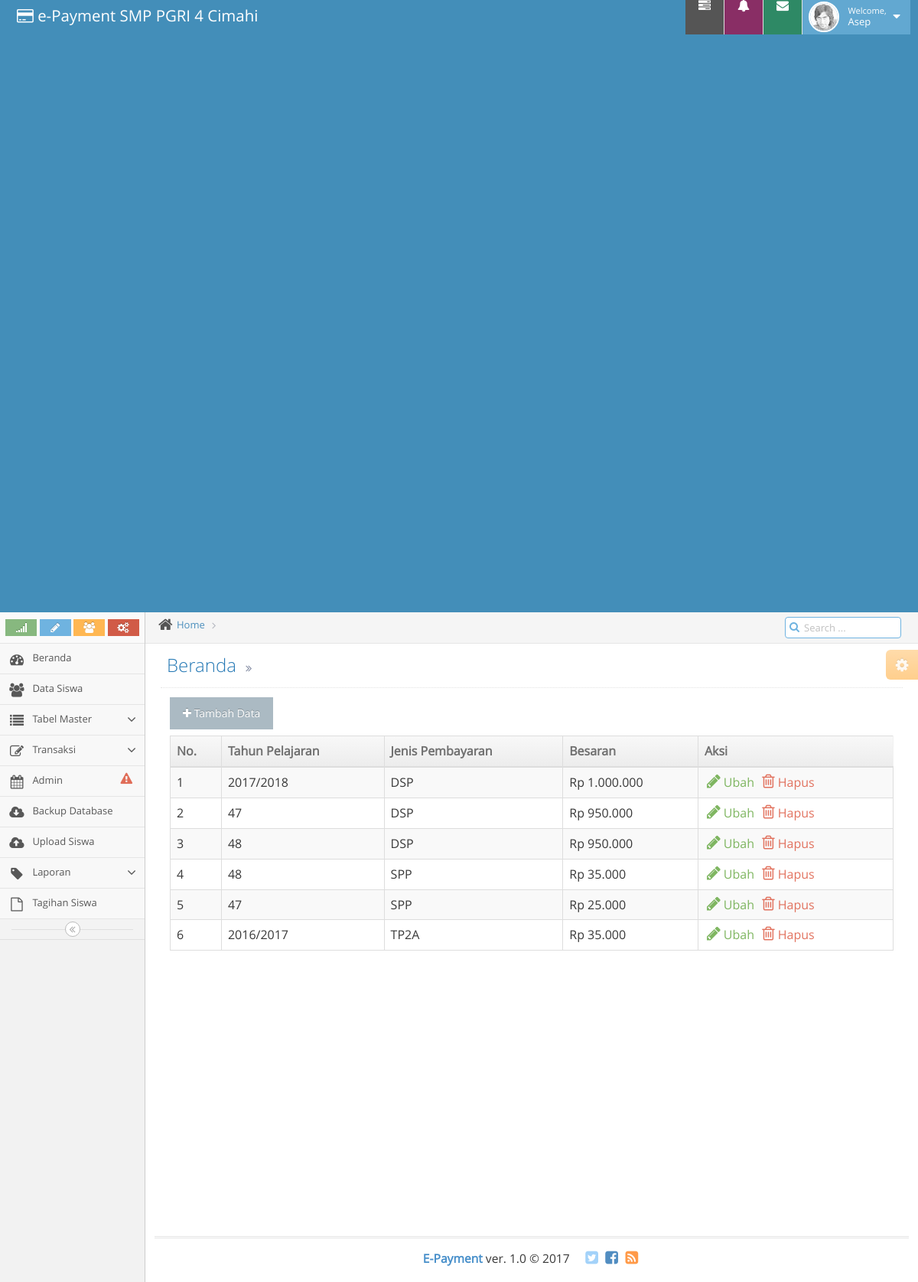
Screenshot of /?page=view_bayar with the database file from the repository.
### tables this page shows
CREATE TABLE `bayar` (
  `id_bayar` int(15) NOT NULL,
  `jenis_tagihan` varchar(15) NOT NULL,
  `th_ajaran_masuk` varchar(15) NOT NULL,
  `jumlah` int(11) NOT NULL
);

### fungsi/model.php (called while the page is built, shortened)
<?php
class CRUD {
public $mysqli;
	public function __construct(){
		$this->mysqli = new mysqli(HOST,USER,PASS,DB);
	}
		public function select($table, $where = null, $order = null){
			$sql = "SELECT * FROM $table";
			$select = $this->mysqli->query("$sql") or die($this->mysqli->error);
			return $select;
		}
}
$exe= new CRUD();

### fungsi/format_all.php (called while the page is built, shortened)
<?php
class Format {
    function uang($number)
    {
        return 'Rp '.number_format($number,0,',','.');
    }
}
$format=new Format();

### modul/modul_bayar/view_bayar.php (the view, shortened to what this page needs)
<div class="col-xs-12">
	<a href="?page=form_bayar" class="btn"><i class="fa fa-plus"></i> Tambah Data</a>
</div>
<div class="row"></div>
<div class="clearfix">
</div>
<div class="col-xs-12">
	<div class="table-responsive">
		<table id="dynamic-table" class="table table-striped table-bordered table-hover dua-kolom">
			<thead>
				<tr>
					<th class="no-table">No.</th>
					<th>Tahun Pelajaran</th>
					<th>Jenis Pembayaran</th>
						<th>Besaran </th>
					<th>Aksi</th>
				</tr>
			</thead>
			<tbody>
				<?php
					$no = 1;
					$query = $exe->select("bayar","","");
					if ($query->num_rows > 0 ) {
						foreach ($query as $data) {
						$duit=$format->uang($data['jumlah']);
							echo "
								<tr>
									<td>$no</td>
									<td>$data[th_ajaran_masuk]</td>
									<td>
									<span class=''>$data[jenis_tagihan]</span>
									</td>
										<td>
									<span class=''>$duit</span>
									</td>
									";
								?>
									<td>
									<div class="action-buttons">
										<a href="?page=edit_bayar&id=<?php echo $data['id_bayar']; ?>&act=edit" class="green"><i class="ace-icon fa fa-pencil bigger-130"></i> Ubah</a>
										<a href="?page=edit_bayar&id=<?php echo $data['id_bayar']; ?>&act=hapus" class="red konfirmasi"><i class="ace-icon fa fa-trash-o bigger-130"></i> Hapus</a>
									</div>
									</td>
								</tr>
								<?php
							$no++;
						}
					} else {
						echo "<div class='alert alert-warning center'><i class='fa fa-warning'></i> Tidak Ditemukan Data</div>";
					}
				?>
			</tbody>
		</table>
	</div>
</div>

### index.php (shortened to what this page needs)
<?php
require "fungsi/model.php";
require "menu.active.php";
include "fungsi/format_all.php";
?>
<!DOCTYPE html>
<html lang="en">
	<head>
		<link rel="stylesheet" href="assets/css/bootstrap.min.css" />
		<link rel="stylesheet" href="assets/font-awesome/4.2.0/css/font-awesome.min.css" />
		<link rel="stylesheet" href="assets/css/ace.min.css" class="ace-main-stylesheet" id="main-ace-style" />
<link rel="stylesheet" href="assets/css/custom.css"/>
	</head>
	<body class="no-skin">
		<div id="navbar" class="navbar navbar-default">
			<div class="navbar-container" id="navbar-container">
				<div class="navbar-header pull-left">
					<a href="index.html" class="navbar-brand">
						<small>
							<i class="fa fa-credit-card"></i>
							e-Payment SMP PGRI 4 Cimahi
						</small>
					</a>
				</div>
				<div class="navbar-buttons navbar-header pull-right" role="navigation">
					<ul class="nav ace-nav">
						<li class="grey">
							<a data-toggle="dropdown" class="dropdown-toggle" href="#">
								<i class="ace-icon fa fa-tasks"></i>
							</a>
						</li>
						<li class="purple">
							<a data-toggle="dropdown" class="dropdown-toggle" href="#">
								<i class="ace-icon fa fa-bell icon-animated-bell"></i>
							</a>
						</li>
						<li class="green">
							<a data-toggle="dropdown" class="dropdown-toggle" href="#">
								<i class="ace-icon fa fa-envelope icon-animated-vertical"></i>
							</a>
						</li>
						<li class="light-blue">
							<a data-toggle="dropdown" href="#" class="dropdown-toggle">
								<img class="nav-user-photo" src="assets/avatars/user.jpg" alt="Jason's Photo" />
								<span class="user-info">
									<small>Welcome,</small>
									Asep
								</span>
								<i class="ace-icon fa fa-caret-down"></i>
							</a>
						</li>
					</ul>
				</div>
			</div>
		</div>
		<div class="main-container" id="main-container">
			<div id="sidebar" class="sidebar                  responsive">
				<div class="sidebar-shortcuts" id="sidebar-shortcuts">
					<div class="sidebar-shortcuts-large" id="sidebar-shortcuts-large">
						<button class="btn btn-success">
							<i class="ace-icon fa fa-signal"></i>
						</button>
						<button class="btn btn-info">
							<i class="ace-icon fa fa-pencil"></i>
						</button>
						<button class="btn btn-warning">
							<i class="ace-icon fa fa-users"></i>
						</button>
						<button class="btn btn-danger">
							<i class="ace-icon fa fa-cogs"></i>
						</button>
					</div>
				</div>
				<ul class="nav nav-list">
					<li class="">
						<a href="index.html">
							<i class="menu-icon fa fa-tachometer"></i>
							<span class="menu-text"> Beranda</span>
						</a>
					</li>
					<li class="<?php echo $siswa; ?> hover">
						<a href="index.php?page=siswa" >
							<i class="menu-icon fa fa-group"></i>
							<span class="menu-text">
								Data Siswa
							</span>
						</a>
					</li>
					<li class="">
						<a href="" class="dropdown-toggle">
							<i class="menu-icon fa fa-list"></i>
							<span class="menu-text"> Tabel Master </span>
							<b class="arrow fa fa-angle-down"></b>
						</a>
					</li>
					<li class="">
						<a href="" class="dropdown-toggle">
							<i class="menu-icon fa fa-pencil-square-o"></i>
							<span class="menu-text"> Transaksi </span>
							<b class="arrow fa fa-angle-down"></b>
						</a>
					</li>
					<li class="<?php echo $admin; ?> hover">
						<a href="index.php?page=admin">
							<i class="menu-icon fa fa-calendar"></i>
							<span class="menu-text">
								Admin
								<span class="badge badge-transparent tooltip-error" title="Ganti Administrator">
									<i class="ace-icon fa fa-exclamation-triangle red bigger-130"></i>
								</span>
							</span>
						</a>
					</li>
					<li class="">
						<a href="gallery.html">
							<i class="menu-icon fa  fa-cloud-download"></i>
							<span class="menu-text"> Backup Database </span>
						</a>
					</li>
					<li class="">
						<a href="gallery.html">
							<i class="menu-icon fa  fa-cloud-upload"></i>
							<span class="menu-text"> Upload Siswa </span>
						</a>
					</li>
					<li class="">
						<a href="#" class="dropdown-toggle">
							<i class="menu-icon fa fa-tag"></i>
							<span class="menu-text"> Laporan </span>
							<b class="arrow fa fa-angle-down"></b>
						</a>
					</li>
					<li class="">
						<a href="#" class="dropdown-toggle">
							<i class="menu-icon fa fa-file-o"></i>
							<span class="menu-text">
								Tagihan Siswa
							</span>
						</a>
					</li>
				</ul>
				<div class="sidebar-toggle sidebar-collapse" id="sidebar-collapse">
					<i class="ace-icon fa fa-angle-double-left" data-icon1="ace-icon fa fa-angle-double-left" data-icon2="ace-icon fa fa-angle-double-right"></i>
				</div>
			</div>
			<div class="main-content">
				<div class="main-content-inner">
					<div class="breadcrumbs" id="breadcrumbs">
						<ul class="breadcrumb">
							<li>
								<i class="ace-icon fa fa-home home-icon"></i>
								<a href="#">Home</a>
							</li>
							<li class="active"></li>
						</ul>
						<div class="nav-search" id="nav-search">
							<form class="form-search">
								<span class="input-icon">
									<input type="text" placeholder="Search ..." class="nav-search-input" id="nav-search-input" autocomplete="off" />
									<i class="ace-icon fa fa-search nav-search-icon"></i>
								</span>
							</form>
						</div>
					</div>
					<div class="page-content">
						<div class="ace-settings-container" id="ace-settings-container">
							<div class="btn btn-app btn-xs btn-warning ace-settings-btn" id="ace-settings-btn">
								<i class="ace-icon fa fa-cog bigger-130"></i>
							</div>
						</div>
						<div class="page-header">
							<h1>
								Beranda
								<small>
									<i class="ace-icon fa fa-angle-double-right"></i>
								</small>
							</h1>
						</div>
						<div class="row">
							<div class="col-xs-12">
<?php include ("konten.php"); ?>
							</div>
						</div>
					</div>
				</div>
			</div>
			<div class="footer">
				<div class="footer-inner">
					<div class="footer-content">
						<span class="bigger-120">
							<span class="blue bolder" title="Developed by Asep Ridwan">E-Payment</span>
							ver. 1.0 &copy; 2017
						</span>
						<span class="action-buttons">
							<a href="#">
								<i class="ace-icon fa fa-twitter-square light-blue bigger-150"></i>
							</a>
							<a href="#">
								<i class="ace-icon fa fa-facebook-square text-primary bigger-150"></i>
							</a>
							<a href="#">
								<i class="ace-icon fa fa-rss-square orange bigger-150"></i>
							</a>
						</span>
					</div>
				</div>
			</div>
		</div>
	</body>
</html>

### konten.php (shortened to what this page needs)
<?php
if (isset($_GET['page'])) {
	switch ($page = $_GET['page']) {
					case "view_bayar":
					include("modul/modul_bayar/view_bayar.php");
					break;
	}
} else {
}

### rows the page displays
bayar: th_ajaran_masuk "2017/2018", jenis_tagihan "DSP", jumlah "Rp 1.000.000"
bayar: th_ajaran_masuk "47", jenis_tagihan "DSP", jumlah "Rp 950.000"
bayar: th_ajaran_masuk "48", jenis_tagihan "DSP", jumlah "Rp 950.000"
bayar: th_ajaran_masuk "48", jenis_tagihan "SPP", jumlah "Rp 35.000"
bayar: th_ajaran_masuk "47", jenis_tagihan "SPP", jumlah "Rp 25.000"
bayar: th_ajaran_masuk "2016/2017", jenis_tagihan "TP2A", jumlah "Rp 35.000"
